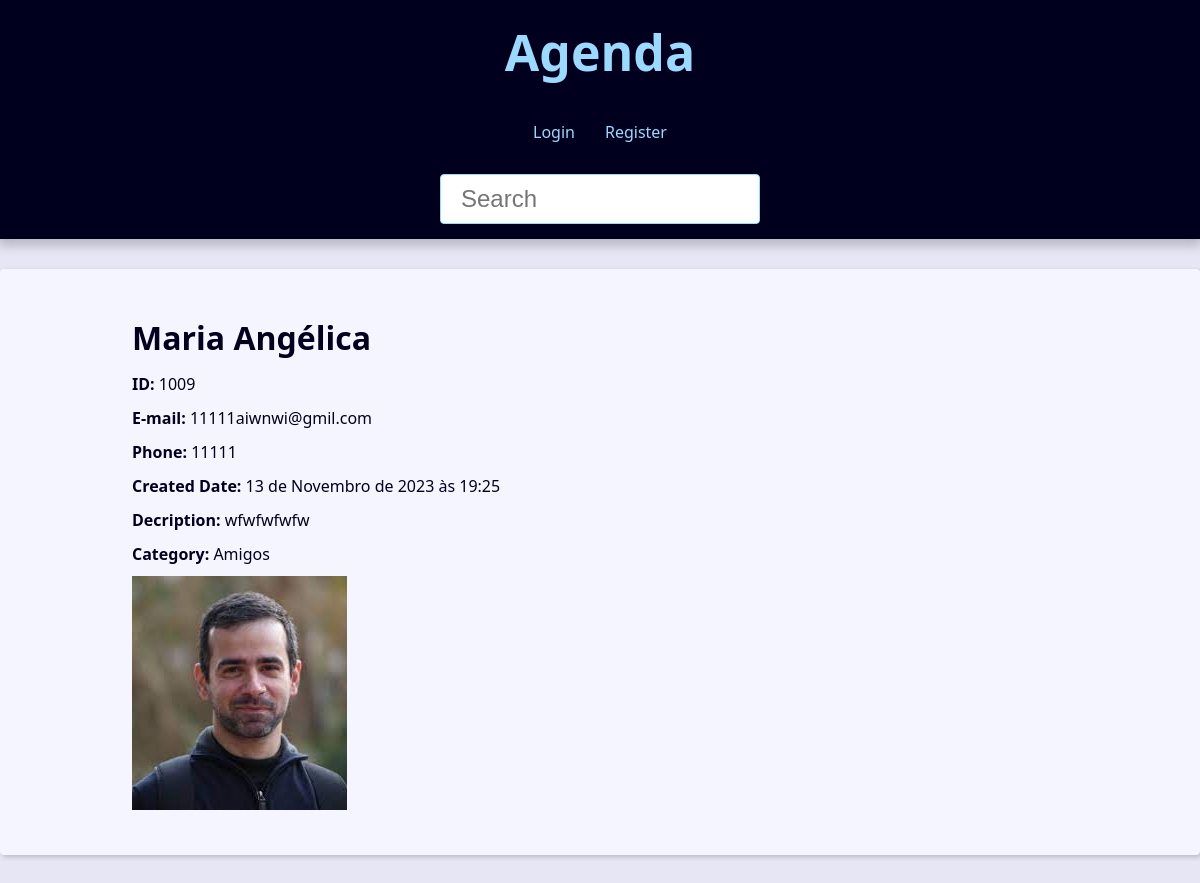
Screenshot of /contact/1009/detail/ with the database file from the repository.
### contact/models.py (models this page shows, shortened)
class Contact(models.Model): #herda do models model, sintetizo uma tabela a partir disso
    class Meta:
        verbose_name = 'Contact'
        verbose_name_plural = 'Contacts' #corrije como fica ilustrado a descrição la no admin
    first_name = models.CharField(max_length=50) #sao por padrao obrigatorios caso estejam cadastrados aqui
    last_name = models.CharField(max_length=50, blank=True)
    phone = models.CharField(max_length=50) #o campo se torna opcional
    email = models.EmailField(max_length=200)
    created_date = models.DateTimeField(default=timezone.now) #valor padrao ao registrar no banc de dados
    description = models.TextField(blank=True)
    show = models.BooleanField(default=True) #saber se eu quero ou nao exibir o contato
    picture = models.ImageField(blank=True, upload_to='pictures/%Y/%m/') #upload_to fala onde deve ser enviada a imagem
    category = models.ForeignKey(Category, on_delete=models.SET_NULL, blank=True, null=True) #indico para qual eh apontada a chave e o que acontece ao apagar um contato
    owner = models.ForeignKey(User, on_delete=models.SET_NULL, blank=True, null=True)

class Category(models.Model):
    class Meta:
        verbose_name = 'Category'
        verbose_name_plural = 'Categories'
    db_table = ''
    managed = True
    verbose_name = 'ModelName'
    verbose_name_plural = 'ModelNames'
    name = models.CharField(max_length=50)

### contact/views/contact_views.py (the view)
# urls.py: path('contact/<int:contact_id>/detail/', views.contact, name='contact'), # type: ignore
def contact(request, contact_id): #a url recebe uma requisicao e me envia um contact_id, eu recebo o contact_id e envio para o get
    single_contact = get_object_or_404(Contact, pk=contact_id, show=True) #o show deve estar em true para eu exibir
    site_title = f"{single_contact.first_name} {single_contact.last_name} -"
    context = {
        'contact' : single_contact,
        'site_title' : site_title
    }
    return render(
        request,
        'contact/contact.html',
        context
    )

### contact/templates/contact/contact.html (shortened to what this page needs)
{% extends "global/base.html" %}
{% block content %}
<div class="single-contact">
    <h1 class="single-contact-name">
        {{ contact.first_name }} {{ contact.last_name }}
    </h1>
    <p><b>ID: </b> {{ contact.id }}</p>
    <p><b>E-mail: </b> {{ contact.email }}</p>
    <p><b>Phone: </b> {{ contact.phone }}</p>
    <p><b>Created Date: </b> {{ contact.created_date }}</p>
    <p><b>Decription: </b> {{ contact.description }}</p>
    <p><b>Category: </b> {{ contact.category.name }}</p>
    {% if contact.picture %}
        <p>
            <img src="{{ contact.picture.url }}" alt="{{ contact.first_name}} {{ contact.last_name }}">
        </p>
    {% endif %}
</div>
{% endblock content %}

### base_static/global/css/style.css (style rules this page uses)
:root { --spacing: 1.5rem; --link-dark-color: rgb(0, 83, 134); --link-light-color: rgb(156, 217, 255); --clr-white: rgb(245, 245, 255); --clr-black: rgb(0, 0, 30); --clr-light-gray: rgb(230, 230, 245); --clr-dark-shadow-5: rgba(0, 0, 10, 5%); --clr-dark-shadow-10: rgba(0, 0, 10, 10%); --clr-dark-shadow-20: rgba(0, 0, 10, 20%); --clr-light-shadow-5: rgba(200, 200, 255, 5%); --clr-light-shadow-10: rgba(200, 200, 255, 10%); --clr-light-shadow-20: rgba(200, 200, 255, 20%); --main-page-width: 120rem; --table-min-width: 60rem; --biggest-font-size: 5rem; --bigger-font-size: 4rem; --big-font-size: 3.2rem; --medium-font-size: 2.4rem; --small-font-size: 1.6rem; --smaller-font-size: 1.4rem; --smallest-font-size: 1.2rem; --transition-fast: 300ms; --transition-medium: 600ms; --transition-slow: 1s; --default-border-radius: 4px; }
*, *::before, *::after { margin: 0; padding: 0; box-sizing: border-box; }
html { font-size: 62.5%; }
body { font-family: system-ui, -apple-system, BlinkMacSystemFont, 'Segoe UI', Roboto, Oxygen, Ubuntu, Cantarell, 'Open Sans', 'Helvetica Neue', sans-serif; line-height: 1.5; font-size: var(--small-font-size); color: var(--clr-black); -webkit-font-smoothing: antialiased; background: var(--clr-light-gray); }
img, svg { display: block; max-width: 100%; }
@media (min-width: 600px) { .single-contact { max-width: 80%; margin: calc(var(--spacing) * 2) auto; } }
.single-contact h1 { margin: 1rem 0; }
.single-contact p { margin: 1rem 0; }

### rows the page displays
Contact: first_name "Maria", last_name "Angélica", id "1009", email "11111aiwnwi@gmil.com", phone "11111", created_date "13 de Novembro de 2023 às 19:25", description "wfwfwfwfw", category.name "Amigos", picture (picture)
